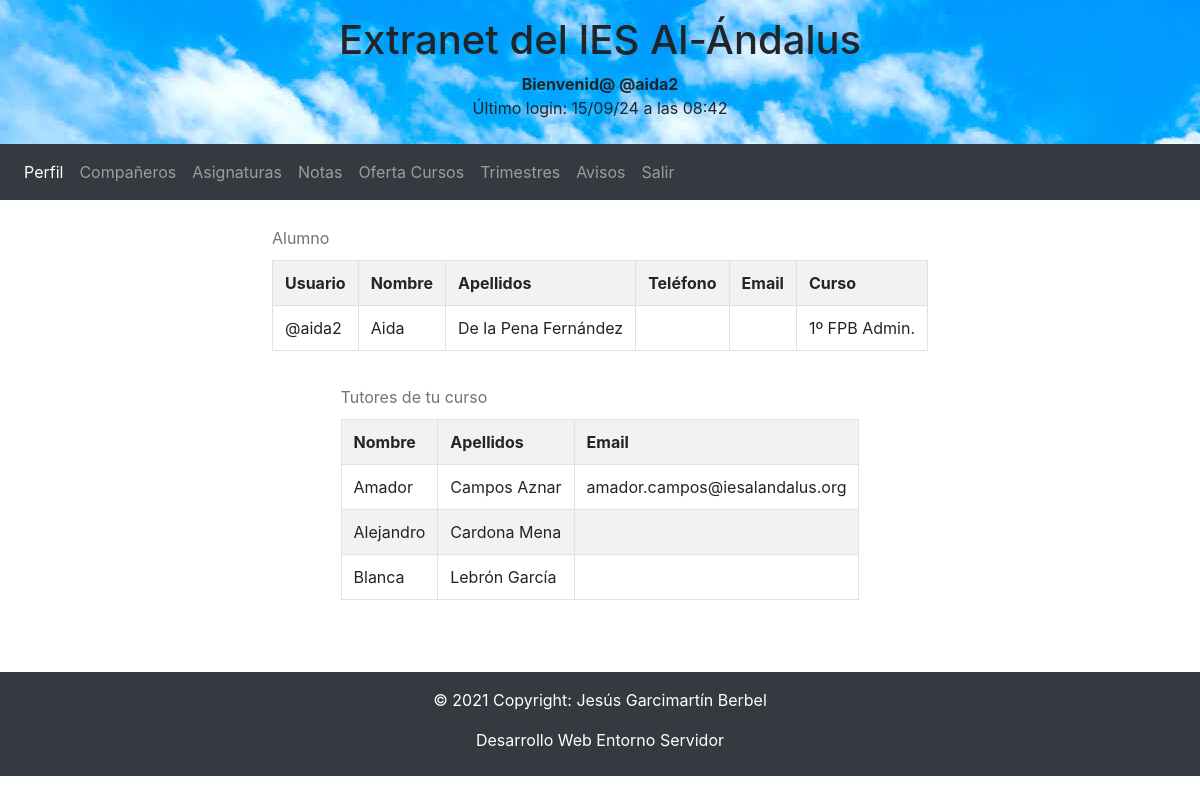
Page /archivos/extranet.php?tipoUsuario=alumno&id=2&usuario=@aida2 (signed in) on the committed database.
### tables this page shows
CREATE TABLE `ies_alumno` (
  `id` int(3) NOT NULL,
  `usuario` varchar(20) NOT NULL,
  `pass` varchar(60) NOT NULL,
  `nombre` varchar(100) NOT NULL,
  `apellidos` varchar(100) NOT NULL,
  `telefono` int(9) DEFAULT NULL,
  `email` varchar(100) NOT NULL,
  `curso` int(3) NOT NULL,
  `activo` tinyint(1) NOT NULL,
  `ultimo_login` varchar(20) NOT NULL
);

CREATE TABLE `ies_profesor` (
  `id` int(3) NOT NULL,
  `usuario` varchar(20) NOT NULL,
  `pass` varchar(60) NOT NULL,
  `nombre` varchar(100) NOT NULL,
  `apellidos` varchar(100) NOT NULL,
  `email` varchar(100) NOT NULL,
  `tutor_curso` int(3) NOT NULL DEFAULT 0,
  `ultimo_login` varchar(20) NOT NULL
);

### clases/BD.php (called while the page is built, shortened)
<?php
	class BD{
		public static function obtenerAlumnosCurso($idCurso){
			global $bd;
			$consulta = $bd->query("SELECT al.id as idAlumno, al.usuario, al.nombre as nombreAlumno, al.apellidos, al.telefono, al.email, al.curso as cursoAlumno, al.activo, cur.id as idCurso, cur.nombre as nombreCurso FROM ies_alumno al INNER JOIN ies_curso cur on cur.id=al.curso WHERE al.curso ='".$idCurso."' ORDER BY al.apellidos ;");
			$alumnos = array();
			while(($datos = $consulta->fetch_array(MYSQLI_ASSOC)) != null){
				$asignaturas = self::obtenerAsignaturasCurso($datos['idCurso']);
				$notas = self::obtenerNotasAlumno($datos['idAlumno']);
				$alumnos[] = new Alumno($datos['idAlumno'], $datos['usuario'], $datos['nombreAlumno'], $datos['apellidos'], $datos['telefono'], $datos['email'], new Curso($datos['idCurso'], $datos['nombreCurso'], $asignaturas), $datos['activo'], $notas);
			}
			return $alumnos;
		}
		public static function obtenerAlumnosProfesor($idProfesor){
			$profesor = self::obtenerProfesor($idProfesor);
			return self::obtenerAlumnosCurso($profesor->getTutorCurso());
		}
		public static function obtenerNotasAlumno($idAlumno){
			global $bd;
			$consultaNotasAlumno = $bd->query("SELECT n.curso, n.asignatura, n.profesor, n.trimestre, n.nota FROM ies_notas n WHERE n.alumno='".$idAlumno."' ORDER BY n.trimestre ASC ;");
			$notas = Nota::creacionNotasPorQuery($consultaNotasAlumno);
			return $notas;
		}
		public static function obtenerProfesor($idProfesor){
			global $bd;
			$consultaProfesor = $bd->query("SELECT p.id, p.usuario, p.nombre, p.apellidos, p.email, p.tutor_curso FROM ies_profesor p WHERE p.id='".$idProfesor."' ;");
			$profesor = Profesor::creacionProfesorPorQuery($consultaProfesor);
			return $profesor;
		}
		public static function obtenerProfesoresCurso($idCurso){
			global $bd;
			$consultaProfesores = $bd->query("SELECT p.id, p.usuario, p.nombre, p.apellidos, p.email, p.tutor_curso FROM ies_profesor p WHERE p.tutor_curso='".$idCurso."' ;");
			$profesoresCurso = Profesor::creacionProfesoresPorQuery($consultaProfesores);
			return $profesoresCurso;
		}
		public static function obtenerAsignaturasCurso($idCurso){
			global $bd;
			$consultaAsignaturas = $bd->query("SELECT asig.id, asig.nombre, asig.nombre_corto, asig.curso FROM ies_asignatura asig WHERE asig.curso='".$idCurso."' ;");
			$asignaturas = Asignatura::creacionAsignaturasPorQuery($consultaAsignaturas);
			return $asignaturas;
		}
   }
?>

### clases/Alumno.php (called while the page is built, shortened)
<?php
	class Alumno{
		private $usuario;
		private $nombre;
		private $apellidos;
		private $curso;
		public function getUsuario() {
			return $this->usuario;
		}
		public function getNombre() {
			return $this->nombre;
		}
		public function getApellidos() {
			return $this->apellidos;
		}
		public function getCurso() {
			return $this->curso;
		}
		private function setUsuario($usuario){
			if (!empty(trim($usuario)) && $usuario != null){
				$this->usuario = $usuario;
			}
		}
		private function setNombre($nombre){
			if (!empty(trim($nombre)) && $nombre != null){
				$this->nombre = $nombre;
			}
		}
		private function setApellidos($apellidos){
			if (!empty(trim($apellidos)) && $apellidos != null){
				$this->apellidos = $apellidos;
			}
		}
		private function setCurso($curso){
			if (!empty($curso) && $curso != null){
				$this->curso = $curso;
			}else{
				$this->curso = null;
			}
		}
	}
?>

### clases/Curso.php (called while the page is built, shortened)
<?php
	class Curso{
		private $id;
		private $nombre;
		public function getId() {
			return $this->id;
		}
		public function getNombre() {
			return $this->nombre;
		}
		private function setId($id){
			if (!empty(trim($id)) && $id != null){
				$this->id = $id;
			}else{
				$this->id = null;
			}
		}
		private function setNombre($nombre){
			if (!empty(trim($nombre)) && $nombre != null){
				$this->nombre = $nombre;
			}
		}
	}
?>

### clases/autoload.php (called while the page is built, shortened)
<?php
function autoload($clase,$dir=null){
    if (is_null($dir)){
        $dir = realpath(dirname(__FILE__));
    }
}

### clases/Profesor.php (called while the page is built, shortened)
<?php
	class Profesor{
		private $nombre;
      private $apellidos;
		private $email;
		public function getNombre() {
			return $this->nombre;
		}
		public function getApellidos() {
			return $this->apellidos;
		}
		public function getEmail() {
			return $this->email;
		}
		private function setNombre($nombre){
			if (!empty(trim($nombre)) && $nombre != null){
				$this->nombre = $nombre;
			}
		}
		private function setApellidos($apellidos){
			if (!empty(trim($apellidos)) && $apellidos != null){
				$this->apellidos = $apellidos;
			}
		}
		private function setEmail($email){
			if (!empty(trim($email)) && $email != null){
				$this->email = $email;
			}else{
				$this->email = null;
			}
		}
		public static function creacionProfesoresPorQuery($consultaProfesores){
			$profesores = array();
			$consultaProfesores->data_seek(0);
			$i = 1;
			while(($profesor=$consultaProfesores->fetch_array(MYSQLI_ASSOC)) != null){
			  $profesores[$i] = new Profesor($profesor['id'], $profesor['usuario'], $profesor['nombre'], $profesor['apellidos'], $profesor['email'], $profesor['tutor_curso']);
			  $i++;
			}
			return $profesores;
		}
	}
?>

### archivos/extranet-alumno.php (the view, shortened to what this page needs)
<?php
   $tipoUsuario = (isset($_SESSION['tipoUsuario'])) ? htmlspecialchars($_SESSION['tipoUsuario'], ENT_QUOTES) : '';
   $idAlumno = (isset($_SESSION['id']) && $tipoUsuario=='alumno') ? htmlspecialchars($_SESSION['id'], ENT_QUOTES) : '';
   $usuario = (isset($_SESSION['usuario'])) ? htmlspecialchars($_SESSION['usuario'], ENT_QUOTES) : '';
   $alumno = (isset($_SESSION['alumno'])) ? $_SESSION['alumno'] : '';
   if($pestana == 'default') $pestana = 'perfil';
   $tutoresAlumno = BD::obtenerProfesoresCurso($alumno->getCurso()->getId());
   $compañerosAlumno = BD::obtenerAlumnosProfesor($tutoresAlumno[1]->getId());
   ?>
   <nav class="navbar navbar-expand-sm sticky-top bg-dark navbar-dark">
      <div class="collapse navbar-collapse" id="collapsibleNavbar">
         <ul class="navbar-nav">
            <li class="nav-item">
            <a class="nav-link <?php if($pestana=='perfil') echo 'active'; ?>" href="<?php echo $_SERVER['PHP_SELF'].'?tipoUsuario='.$tipoUsuario.'&id='.$idAlumno.'&usuario='.$usuario.'&pestana=perfil'; ?>">Perfil</a>
            </li>
            <li class="nav-item">
            <a class="nav-link <?php if($pestana=='companeros') echo 'active'; ?>" href="<?php echo $_SERVER['PHP_SELF'].'?tipoUsuario='.$tipoUsuario.'&id='.$idAlumno.'&usuario='.$usuario.'&pestana=companeros'; ?>">Compañeros</a>
            </li>
            <li class="nav-item">
            <a class="nav-link <?php if($pestana=='asignaturas') echo 'active'; ?>" href="<?php echo $_SERVER['PHP_SELF'].'?tipoUsuario='.$tipoUsuario.'&id='.$idAlumno.'&usuario='.$usuario.'&pestana=asignaturas'; ?>">Asignaturas</a>
            </li>
            <li class="nav-item">
            <a class="nav-link <?php if($pestana=='notas') echo 'active'; ?>" href="<?php echo $_SERVER['PHP_SELF'].'?tipoUsuario='.$tipoUsuario.'&id='.$idAlumno.'&usuario='.$usuario.'&pestana=notas'; ?>">Notas</a>
            </li>
            <li class="nav-item">
            <a class="nav-link <?php if($pestana=='oferta-cursos') echo 'active'; ?>" href="<?php echo $_SERVER['PHP_SELF'].'?tipoUsuario='.$tipoUsuario.'&id='.$idAlumno.'&usuario='.$usuario.'&pestana=oferta-cursos'; ?>">Oferta Cursos</a>
            </li>
            <li class="nav-item">
            <a class="nav-link <?php if($pestana=='trimestres') echo 'active'; ?>" href="<?php echo $_SERVER['PHP_SELF'].'?tipoUsuario='.$tipoUsuario.'&id='.$idAlumno.'&usuario='.$usuario.'&pestana=trimestres'; ?>">Trimestres</a>
            </li>
            <li class="nav-item">
            <a class="nav-link <?php if($pestana=='avisos') echo 'active'; ?>" href="<?php echo $_SERVER['PHP_SELF'].'?tipoUsuario='.$tipoUsuario.'&id='.$idAlumno.'&usuario='.$usuario.'&pestana=avisos'; ?>">Avisos</a>
            </li>
            <li class="nav-item">
            <a class="nav-link" href="<?php echo $_SERVER['PHP_SELF'].'?tipoUsuario='.$tipoUsuario.'&id='.$idProfesor.'&usuario='.$usuario.'&pestana=salir'; ?>">Salir</a>
            </li>
         </ul>
      </div>
   </nav>
   <div class="container pt-3">
      <div class="row">
         <div class="col-12 d-flex flex-column">
            <div id="extranet_alumno" class="table table-striped table-hover">
               <?php if($pestana == 'perfil'){ ?>
                  <div id="perfil_alumno" class="table table-striped table-hover d-flex flex-column align-items-center">
                     <div class="table-responsive d-flex justify-content-center">
                     <table class="table-bordered">
                        <caption>Alumno</caption>
                        <th>Usuario</th>
                        <th>Nombre</th>
                        <th>Apellidos</th>
                        <th>Teléfono</th>
                        <th>Email</th>
                        <th>Curso</th>
                        <?php
                        echo '<tr>';
                           echo '<td>'.$alumno->getUsuario().'</td>';
                           echo '<td>'.$alumno->getNombre().'</td>';
                           echo '<td>'.$alumno->getApellidos().'</td>';
                           echo '<td>'.$alumno->getTelefono().'</td>';
                           echo '<td>'.$alumno->getEmail().'</td>';
                           echo '<td>'.$alumno->getCurso()->getNombre().'</td>';
                        echo '</tr>';
                        ?>
                     </table>
                     </div>
                     <br>
                     <div class="table-responsive d-flex justify-content-center">
                     <table class="table-bordered">
                        <?php if(count($tutoresAlumno) == 1){
                           echo '<caption>Tutor de tu curso</caption>';
                        }else{
                           echo '<caption>Tutores de tu curso</caption>';
                        }
                        ?>
                        <th>Nombre</th>
                        <th>Apellidos</th>
                        <th>Email</th>
                        <?php
                           foreach ($tutoresAlumno as $p){
                           echo '<tr>';
                           echo '<td>'.$p->getNombre().'</td>';
                           echo '<td>'.$p->getApellidos().'</td>';
                           echo '<td>'.$p->getEmail().'</td>';
                           echo '</tr>';
                           }
                        ?>
                     </table>
                     </div>
                     <br>
                  </div>
               <?php } ?>
            </div>
         </div>
      </div>
   </div>

### estilos/extranet.css (style rules this page uses)
caption { caption-side: top; }

### rows in the picture
ies_alumno: usuario "@aida2", nombre "Aida", apellidos "De la Pena Fernández"
ies_profesor: nombre "Amador", apellidos "Campos Aznar", email "amador.campos@iesalandalus.org"
ies_profesor: nombre "Alejandro", apellidos "Cardona Mena"
ies_profesor: nombre "Blanca", apellidos "Lebrón García"

### other values in the picture
$usuario "@aida2"
date("d/m/y \a \l\a\s H:i", $ultimo_login) "15/09/24 a las 08:42"
$alumno->getCurso()->getNombre() "1º FPB Admin."
